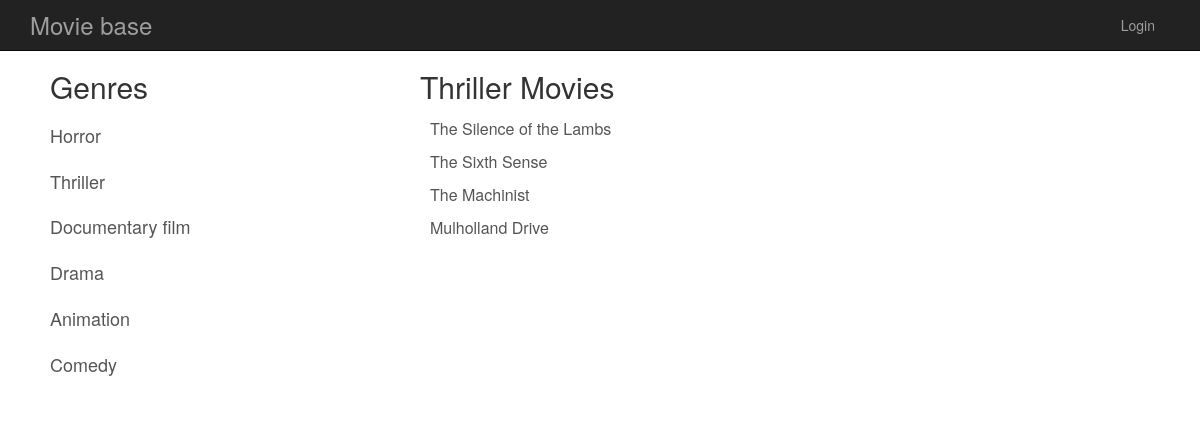
/genre/2/, run on the app's committed database.
### database_setup.py (models this page shows, shortened)
class Genre(Base):
    __tablename__ = 'genre'
    id = Column(Integer, primary_key=True)
    name = Column(String(250), nullable=False)
    user_id = Column(Integer, ForeignKey('user.id'))
    user = relationship(User)

class Movie(Base):
    __tablename__ = 'movie'
    id = Column(Integer, primary_key=True)
    title = Column(String(80), nullable=False)
    description = Column(String(500))
    year = Column(String(8))
    director = Column(String(250))
    genre_id = Column(Integer, ForeignKey('genre.id'))
    genre = relationship(Genre)
    user_id = Column(Integer, ForeignKey('user.id'))
    user = relationship(User)

### project.py (the view)
@app.route('/genre/<int:genre_id>/')
def showGenre(genre_id):
    genres = session.query(Genre).all()
    genre = session.query(Genre).filter_by(id=genre_id).one()
    movies = session.query(Movie).filter_by(
        genre_id=genre_id).all()
    return render_template('genre.html',
                           genres=genres,
                           movies=movies,
                           genre=genre,
                           user=login_session)

### templates/genre.html (shortened to what this page needs)
{% extends "base.html" %}
{% block content %}
<div class="row">
  <div class="col-md-4 genres-list">
    <h2 class="genres-list__title">Genres</h2>
    <ul class="genres-list__ul">
      {% for g in genres %}
        <li class="genres-list__item"><a href="{{url_for('showGenre', genre_id=g.id)}}">{{g.name}}</a></li>
      {% endfor %}
    </ul>
  </div>
  <div class="col-md-8 movies-list">
    <h2 class="movies-list__title">{{genre.name}} Movies</h2>
    <ul class="movies-list__ul">
      {% for m in movies %}
        <li class="movies-list__item"><a href="{{url_for('movie', genre_id=m.genre_id, movie_id=m.id)}}">{{m.title}}</a></li>
      {% endfor %}
    </ul>
  </div>
</div>
{% endblock %}

### static/styles.css (style rules this page uses)
.genres-list__ul { padding: 0; }
.genres-list__title { padding-left: 20px; }
.genres-list__item { display: block; }
.genres-list__item a { display: block; padding: 10px 20px; font-size: 18px; color: #555; text-decoration: none; }
.movies-list__ul { padding: 0; }
.movies-list__item { display: block; }
.movies-list__item a { display: block; padding: 5px 10px; font-size: 16px; color: #555; text-decoration: none; }

### data on the page
Genre: name "Horror"
Genre: name "Thriller"
Genre: name "Documentary film"
Genre: name "Drama"
Genre: name "Animation"
Genre: name "Comedy"
Movie: title "The Silence of the Lambs"
Movie: title "The Sixth Sense"
Movie: title "The Machinist"
Movie: title "Mulholland Drive"
